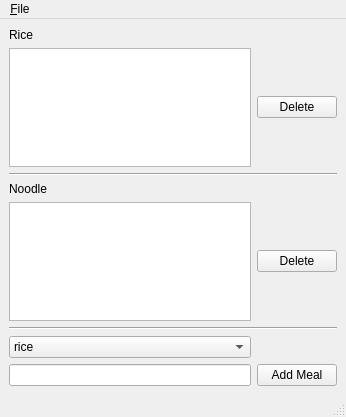
<?xml version="1.0" encoding="UTF-8"?>
<ui version="4.0">
 <class>Menu</class>
 <widget class="QMainWindow" name="Menu">
  <property name="geometry">
   <rect>
    <x>0</x>
    <y>0</y>
    <width>346</width>
    <height>417</height>
   </rect>
  </property>
  <property name="windowTitle">
   <string>Menu</string>
  </property>
  <widget class="QWidget" name="centralwidget">
   <layout class="QGridLayout" name="gridLayout">
    <item row="2" column="1">
     <widget class="QListWidget" name="ricelist"/>
    </item>
    <item row="10" column="2">
     <widget class="QPushButton" name="addbm">
      <property name="text">
       <string>Add Meal</string>
      </property>
     </widget>
    </item>
    <item row="5" column="1" colspan="2">
     <widget class="Line" name="line">
      <property name="orientation">
       <enum>Qt::Horizontal</enum>
      </property>
     </widget>
    </item>
    <item row="10" column="1">
     <widget class="QLineEdit" name="lineEdit"/>
    </item>
    <item row="2" column="2">
     <widget class="QPushButton" name="deletebm1">
      <property name="text">
       <string>Delete</string>
      </property>
     </widget>
    </item>
    <item row="7" column="1">
     <widget class="QListWidget" name="noodlelist"/>
    </item>
    <item row="9" column="1">
     <widget class="QComboBox" name="cbmenu">
      <item>
       <property name="text">
        <string>rice</string>
       </property>
      </item>
      <item>
       <property name="text">
        <string>noodle</string>
       </property>
      </item>
     </widget>
    </item>
    <item row="8" column="1" colspan="2">
     <widget class="Line" name="line_2">
      <property name="orientation">
       <enum>Qt::Horizontal</enum>
      </property>
     </widget>
    </item>
    <item row="7" column="2">
     <widget class="QPushButton" name="deletebm2">
      <property name="text">
       <string>Delete</string>
      </property>
     </widget>
    </item>
    <item row="0" column="1">
     <widget class="QLabel" name="ricemenu">
      <property name="text">
       <string>Rice</string>
      </property>
     </widget>
    </item>
    <item row="6" column="1">
     <widget class="QLabel" name="noodlemenu">
      <property name="text">
       <string>Noodle</string>
      </property>
     </widget>
    </item>
   </layout>
  </widget>
  <widget class="QMenuBar" name="menubar">
   <property name="geometry">
    <rect>
     <x>0</x>
     <y>0</y>
     <width>346</width>
     <height>27</height>
    </rect>
   </property>
   <widget class="QMenu" name="menu_File">
    <property name="title">
     <string>&amp;File</string>
    </property>
    <addaction name="action_Exit"/>
   </widget>
   <addaction name="menu_File"/>
  </widget>
  <widget class="QStatusBar" name="statusbar"/>
  <action name="action_Exit">
   <property name="text">
    <string>&amp;Exit</string>
   </property>
  </action>
 </widget>
 <resources/>
 <connections/>
</ui>
